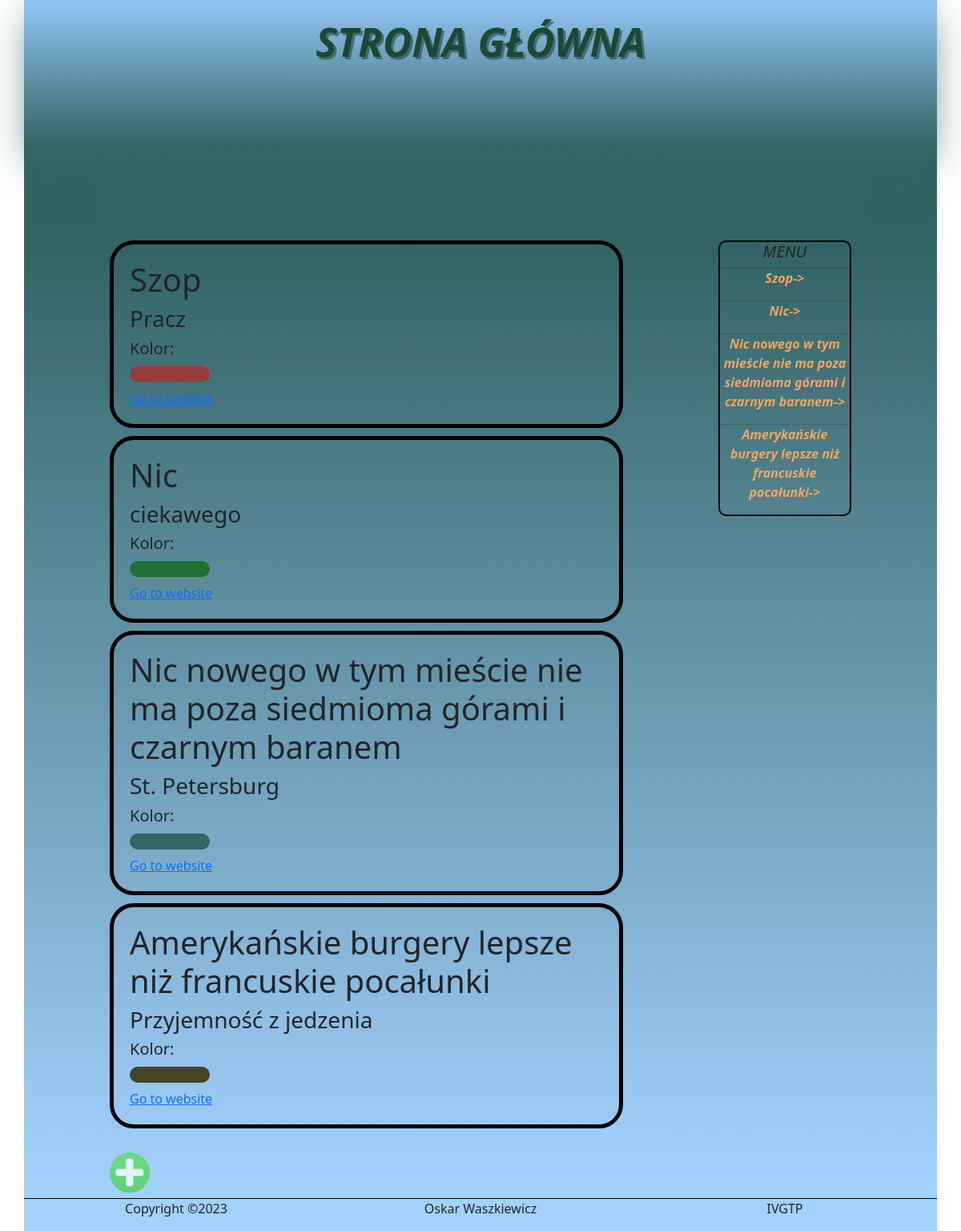
The page / on the database its author committed.
### tables this page shows
CREATE TABLE "Pages" (
	"id"	INTEGER NOT NULL UNIQUE,
	"title"	TEXT NOT NULL,
	"subtitle"	TEXT,
	"content"	TEXT,
	"color"	TEXT,
	PRIMARY KEY("id" AUTOINCREMENT)
);

### index.php (the view, shortened to what this page needs)
<?php
include("./Scripts/php/connectToDb.php");
$query = $db->query("SELECT * FROM `Pages`");
$rows = $query -> fetchAll(PDO::FETCH_ASSOC);
?>
<!DOCTYPE html>
<html lang="pl">
    <head>
        <link rel="stylesheet" href="./Source/HomePageContent/PageCss/style.css">
        <link href="https://cdn.jsdelivr.net/npm/bootstrap@5.3.0-alpha1/dist/css/bootstrap.min.css" rel="stylesheet">
    </head>
    <body>
        <div class="container">
            <div class="row">
                <div class="col-12 banner">
                    <h1 class="title">STRONA GŁÓWNA</h1>
                </div>
            </div>
            <div class="row pb-5">
                <div class="col-7 offset-1">
                    <div class="content">
                        <?php
                            foreach ($rows as $row) {
                                echo '
                                    <div class="page">
                                        <h1 class="pageTitle">
                                            '.$row["title"].'
                                        </h1>
                                        <h3 class="pageSubtitle">
                                            '.$row["subtitle"].'
                                        </h3>
                                        <h5 class="smth">
                                            Kolor:<div style="background-color:'.$row["color"].'" class="displayColor">
                                            </div>
                                        </h5>
                                        <a href="templatePage.php?id='.$row["id"].'">Go to website</a>
                                    </div>
                                ';
                            }
                        ?>
                        <img class="add-button" id="addButton" src="./Source/HomePageContent/PagePhotos/add-icon.png" alt="Add_Button" data-bs-toggle="modal" data-bs-target="#exampleModal"/>
                    </div>
                </div>
                <div class="col-2 offset-1">
                    <div class="menu">
                        <h5>MENU</h5>
                            <?php
                            for($i = 0; $i < 4; $i++) {
                                if(isset($rows[$i]["title"]))
                                    echo '
                                        <hr style="margin: 0">
                                        <p><a href="templatePage.php?id='.$rows[$i]["id"].'" class="menuLink">'.$rows[$i]["title"].'-></a></p>
                                    ';
                            }
                            ?>
                    </div>
                </div>
            </div>
            <div class="row footer">
                <p class="col-4">
                    Copyright &copy;2023
                </p>
                <p class="col-4">
                    Oskar Waszkiewicz
                </p>
                <p class="col-4">
                    IVGTP
                </p>
            </div>
        </div>
    </body>
</html>

### Source/HomePageContent/PageCss/style.css (style rules this page uses)
.container { min-height: 100vh; position: relative; background-image: linear-gradient(rgb(51, 100, 100) 20%, rgba(153, 204, 255, 0.9) 96%); }
.banner { height: 200px; background-image: linear-gradient(rgba(153, 204, 255, 0.9) 4%, rgba(51, 102, 102, 0.8) 90%); box-shadow: 0px 10px 50px -10px rgba(51, 102, 102, 0.8); }
.title { font-weight: bolder; font-style: italic; font-family: 'Segoe UI', Tahoma, Geneva, Verdana, sans-serif; font-size: 50px; text-align: center; margin-top: 2%; color: rgb(29, 71, 54); text-shadow: 3px 3px hsla(156, 42%, 20%, 0.6); }
.content { margin-top: 100px; }
.page { border: black 5px solid; border-radius: 30px; padding: 20px; margin: 10px 0; }
.add-button { height: 50px; width: 50px; margin-top: 20px; opacity: 0.7; }
.menu { min-height: 200px; border: black 2px solid; border-radius: 10px; margin-top: 100px; text-align: center; font-weight: bolder; font-style: italic; }
.menuLink { text-decoration: none; color: sandybrown; }
.footer { text-align: center; border-top: 1px black solid; position: absolute; bottom: 0; width: 100%; }
.displayColor { margin-top: 10px; border-radius: 40px; width: 100px; height: 20px; text-align: center; }

### rows shown on the page
pages: title "Szop", subtitle "Pracz"
pages: title "Nic", subtitle "ciekawego"
pages: title "Nic nowego w tym mieście nie ma poza siedmioma górami i czarnym baranem", subtitle "St. Petersburg"
pages: title "Amerykańskie burgery lepsze niż francuskie pocałunki", subtitle "Przyjemność z jedzenia"
